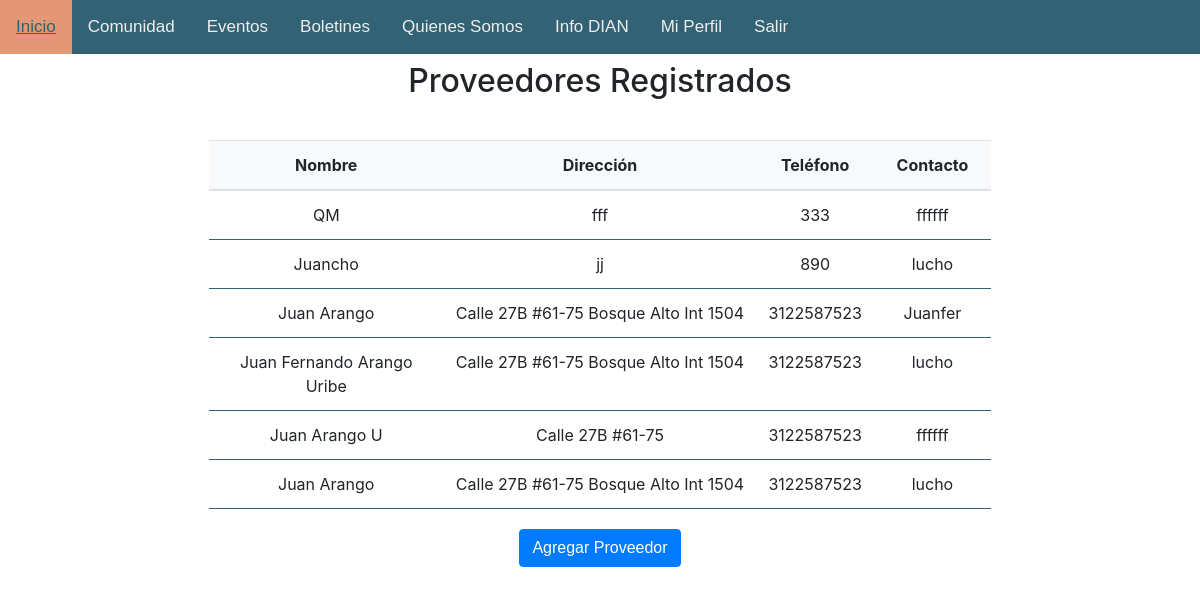
Screenshot of /mtto/listaproveedores/ (signed in) with the database file from the repository.
### mtto/models.py (models this page shows, shortened)
class Supplier(models.Model):
    name = models.CharField(max_length=100, null=False, blank=False)
    address = models.CharField(max_length=100)
    phone_number = models.PositiveBigIntegerField()
    contact = models.CharField(max_length=100)
    class Meta():
        verbose_name_plural = 'Proveedores'

### mtto/views.py (the view)
# urls.py: path('listaproveedores/', views.listadoProveedores, name='mtto.lista_proveedores')
@login_required
def listadoProveedores(request):
    if CustomUser.objects.get(user=request.user).comunidad:
        return render(request, 'mtto/listado_proveedores.html', {
            'comunidad': CustomUser.objects.get(user=request.user).comunidad,
            'suppliers': Supplier.objects.all(),
        })
    return HttpResponseRedirect(reverse('home'))

### mtto/templates/mtto/listado_proveedores.html (shortened to what this page needs)
{% extends 'base.html' %}
{% load static %}
{% load phonenumber_filters %}
    {% block body %}
    <h2 class="center">Proveedores Registrados</h2>
    <br>
    <div style="width: 90%;" class="table-responsive center">
    <table class="table align-middle mb-0 bg-white center">
        <thead class="bg-light">
            <tr>
                <th style="width: 20px;">Nombre</th>
                <th>Dirección</th>
                <th>Teléfono</th>
                <th>Contacto</th>
            </tr>
        </thead>
        <tbody>
            {% for supplier in suppliers %}
            <tr>
                <td style="width: 20px;">{{ supplier.name }}</td>
                <td>{{ supplier.address }}</td>
                <td>{{ supplier.phone_number|lower|phonenumber }}</td>
                <td>{{ supplier.contact }}</td>
            </tr>
            {% endfor %}
        </tbody>
    </table>
    <form action="{% url 'mtto.crear_proveedor' %}">
        <button type="submit" class="btn btn-primary top-20">Agregar Proveedor</button>
    </form>
</div>
    {% endblock %}

### static/css/style.css (style rules this page uses)
body { margin: 0; font-family: Arial, Helvetica, sans-serif; }
.center { display: block; text-align: center; margin: 8px auto 8px auto; width: 80%; }
.btn { font-family:'Trebuchet MS', 'Lucida Sans Unicode', 'Lucida Grande', 'Lucida Sans', Arial, sans-serif ; padding: 6px; margin: 5px; border-radius: 10px; border-style: none; }
.top-20 { margin-top: 20px; }
table { table-layout: fixed; border-collapse: collapse; }
thead th:nth-child(1) { width: 30%; }
thead th:nth-child(2) { width: 40%; }
thead th:nth-child(3) { width: 15%; }
thead th:nth-child(4) { width: 15%; }
th, td { padding: 5px; border-bottom: 1px solid #326273; }
table.center { display: table; align-items: center; width: auto; margin: 0 auto; }

### rows the page displays
Supplier: name "QM", address "fff", phone_number "333", contact "ffffff"
Supplier: name "Juancho", address "jj", phone_number "890", contact "lucho"
Supplier: name "Juan Arango", address "Calle 27B #61-75 Bosque Alto Int 1504", phone_number "3122587523", contact "Juanfer"
Supplier: name "Juan Fernando Arango Uribe", address "Calle 27B #61-75 Bosque Alto Int 1504", phone_number "3122587523", contact "lucho"
Supplier: name "Juan Arango U", address "Calle 27B #61-75", phone_number "3122587523", contact "ffffff"
Supplier: name "Juan Arango", address "Calle 27B #61-75 Bosque Alto Int 1504", phone_number "3122587523", contact "lucho"
